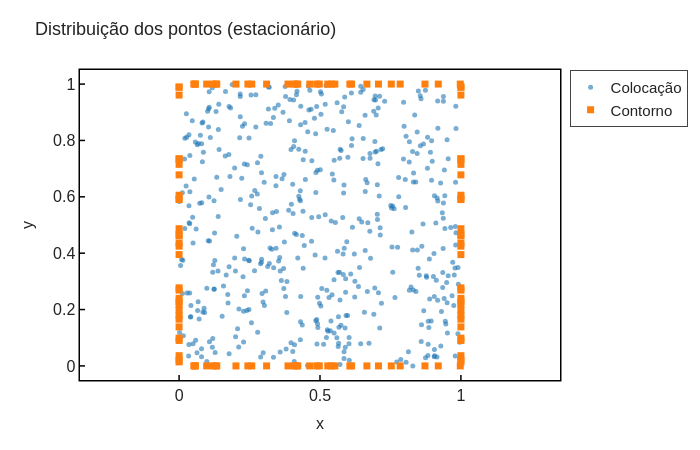

The notebook cell this image was saved under:
### Markdown cell above
Agora, vamos dar uma olhada em como ficou a distribuição dos pontos amostrados.

### Code cell
plot_points_stationary(X_COLLOC, X_BC)

### Figure 1 — Plotly figure (JSON) as saved in the notebook; plotly's stock layout.template omitted (floating-point values rounded to 4 significant figures; data arrays with more than 128 entries replaced by an {"elided": "..."} marker saying what was removed)
{"data": [{"marker": {"opacity": 0.6, "size": 5}, "mode": "markers", "name": "Colocação", "type": "scatter", "x": {"elided": "500 float values"}, "y": {"elided": "500 float values"}}, {"marker": {"size": 7, "symbol": "square"}, "mode": "markers", "name": "Contorno", "type": "scatter", "x": [0.4162, 0.05671, 0.6664, 0.4637, 0.1198, 0.6122, 0.258, 0.2441, 0.2018, 0.7074, 0.1293, 0.05772, 0.8725, 0.9197, 0.6059, 0.1337, 0.4883, 0.4082, 0.7846, 0.0523, 0.0979, 0.3106, 0.753, 0.5527, 0.5408, 0.4212, 0.3864, 0.4975, 0.9977, 0.5277, 0.4162, 0.05671, 0.6664, 0.4637, 0.1198, 0.6122, 0.258, 0.2441, 0.2018, 0.7074, 0.1293, 0.05772, 0.8725, 0.9197, 0.6059, 0.1337, 0.4883, 0.4082, 0.7846, 0.0523, 0.0979, 0.3106, 0.753, 0.5527, 0.5408, 0.4212, 0.3864, 0.4975, 0.9977, 0.5277, 0.0, 0.0, 0.0, 0.0, 0.0, 0.0, 0.0, 0.0, 0.0, 0.0, 0.0, 0.0, 0.0, 0.0, 0.0, 0.0, 0.0, 0.0, 0.0, 0.0, 0.0, 0.0, 0.0, 0.0, 0.0, 0.0, 0.0, 0.0, 0.0, 0.0, 1.0, 1.0, 1.0, 1.0, 1.0, 1.0, 1.0, 1.0, 1.0, 1.0, 1.0, 1.0, 1.0, 1.0, 1.0, 1.0, 1.0, 1.0, 1.0, 1.0, 1.0, 1.0, 1.0, 1.0, 1.0, 1.0, 1.0, 1.0, 1.0, 1.0], "y": [0.0, 0.0, 0.0, 0.0, 0.0, 0.0, 0.0, 0.0, 0.0, 0.0, 0.0, 0.0, 0.0, 0.0, 0.0, 0.0, 0.0, 0.0, 0.0, 0.0, 0.0, 0.0, 0.0, 0.0, 0.0, 0.0, 0.0, 0.0, 0.0, 0.0, 1.0, 1.0, 1.0, 1.0, 1.0, 1.0, 1.0, 1.0, 1.0, 1.0, 1.0, 1.0, 1.0, 1.0, 1.0, 1.0, 1.0, 1.0, 1.0, 1.0, 1.0, 1.0, 1.0, 1.0, 1.0, 1.0, 1.0, 1.0, 1.0, 1.0, 0.9611, 0.593, 0.7335, 0.09862, 0.2285, 0.0903, 0.01418, 0.4249, 0.02093, 0.395, 0.7353, 0.678, 0.5902, 0.4667, 0.6056, 0.4361, 0.9887, 0.269, 0.277, 0.1986, 0.9898, 0.2398, 0.7152, 0.1658, 0.1384, 0.4868, 0.4619, 0.1802, 0.03634, 0.2182, 0.9611, 0.593, 0.7335, 0.09862, 0.2285, 0.0903, 0.01418, 0.4249, 0.02093, 0.395, 0.7353, 0.678, 0.5902, 0.4667, 0.6056, 0.4361, 0.9887, 0.269, 0.277, 0.1986, 0.9898, 0.2398, 0.7152, 0.1658, 0.1384, 0.4868, 0.4619, 0.1802, 0.03634, 0.2182]}], "layout": {"font": {"family": "Arial", "size": 16}, "height": 450, "legend": {"borderwidth": 1, "font": {"size": 15}, "x": 1.02, "xanchor": "left", "y": 1, "yanchor": "top"}, "margin": {"b": 70, "l": 80, "r": 60, "t": 70}, "title": {"font": {"size": 18}, "text": "Distribuição dos pontos (estacionário)"}, "width": 700, "xaxis": {"linecolor": "black", "linewidth": 1.5, "mirror": true, "range": [-0.05, 1.05], "showline": true, "tickcolor": "black", "ticklen": 5, "ticks": "inside", "tickwidth": 1.5, "title": {"font": {"size": 16}, "text": "x"}}, "yaxis": {"linecolor": "black", "linewidth": 1.5, "mirror": true, "range": [-0.05, 1.05], "scaleanchor": "x", "scaleratio": 1, "showline": true, "tickcolor": "black", "ticklen": 5, "ticks": "inside", "tickwidth": 1.5, "title": {"font": {"size": 16}, "text": "y"}}}}
